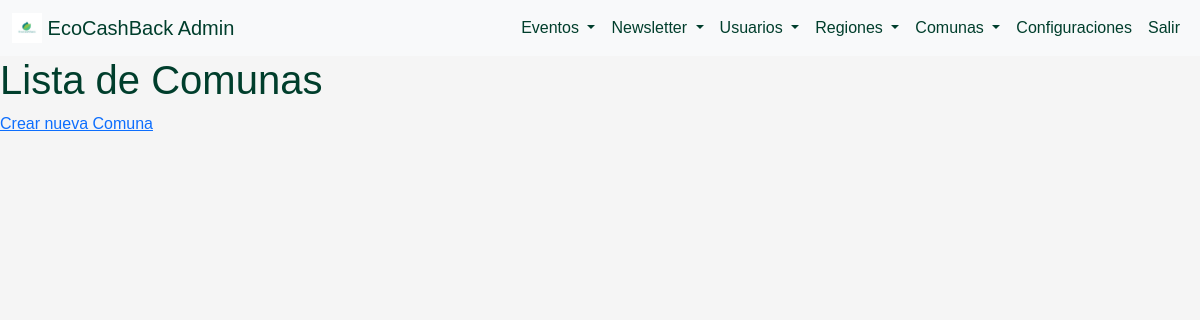
/administracion/comunas/, run on an earlier commit of the app's database.
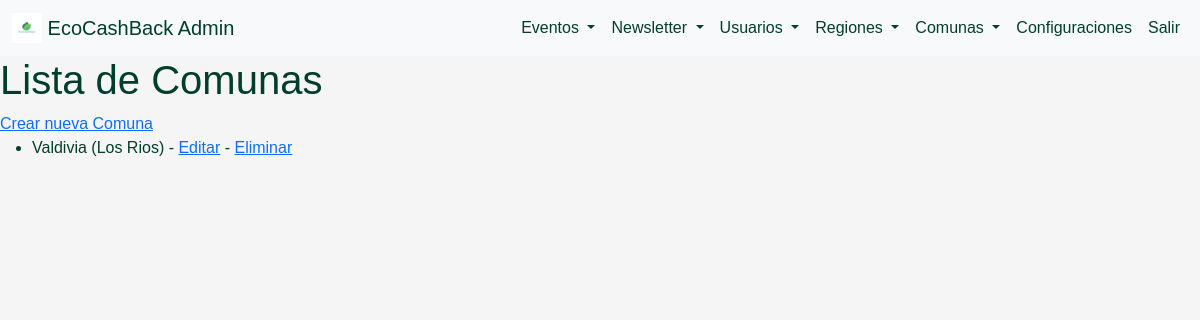
And on a later commit of the database.
### administracion/models.py (models this page shows, shortened)
class Comuna(models.Model):
    comuna_id = models.AutoField(primary_key=True)
    nombre = models.CharField(max_length=100)
    region = models.ForeignKey('Region', on_delete=models.CASCADE)

class Region(models.Model):
    region_id = models.AutoField(primary_key=True)
    nombre = models.CharField(max_length=100)

### administracion/views.py (the view)
# urls.py: path('comunas/', comuna_list, name='comuna_list'),
def comuna_list(request):
    comunas = Comuna.objects.all()
    return render(request, 'administracion/ubicacion/comuna_list.html', {'comunas': comunas})

### administracion/templates/administracion/ubicacion/comuna_list.html (shortened to what this page needs)
{% load static %}
<!DOCTYPE html>
<html>
<head>
    <link rel="stylesheet" href="https://cdn.jsdelivr.net/npm/bootstrap@5.3.3/dist/css/bootstrap.min.css">
    <link rel="stylesheet" href="{% static 'css/admin_styles.css' %}">
</head>
<body>
    <nav class="navbar navbar-expand-lg navbar-light bg-light">
        <div class="container-fluid">
            <a class="navbar-brand" href="{% url 'admin_dashboard' %}">
                <img src="{% static 'img/logo-ecocashback.jpeg' %}" alt="Logo-EcoCashBack" width="30" height="30" class="d-inline-block align-top">
                EcoCashBack Admin
            </a>
            <div class="collapse navbar-collapse" id="navbarNav">
                <ul class="navbar-nav ms-auto">
                    <li class="nav-item dropdown">
                        <a class="nav-link dropdown-toggle" href="#" id="eventosDropdown" role="button" data-bs-toggle="dropdown" aria-expanded="false">
                            Eventos
                        </a>
                    </li>
                    <li class="nav-item dropdown">
                        <a class="nav-link dropdown-toggle" href="#" id="newsletterDropdown" role="button" data-bs-toggle="dropdown" aria-expanded="false">
                            Newsletter
                        </a>
                    </li>
                    <li class="nav-item dropdown">
                        <a class="nav-link dropdown-toggle" href="#" id="usuariosDropdown" role="button" data-bs-toggle="dropdown" aria-expanded="false">
                            Usuarios
                        </a>
                    </li>
                    <li class="nav-item dropdown">
                        <a class="nav-link dropdown-toggle" href="#" id="regionesDropdown" role="button" data-bs-toggle="dropdown" aria-expanded="false">
                            Regiones
                        </a>
                    </li>
                    <li class="nav-item dropdown">
                        <a class="nav-link dropdown-toggle" href="#" id="comunasDropdown" role="button" data-bs-toggle="dropdown" aria-expanded="false">
                            Comunas
                        </a>
                    </li>
                    <li class="nav-item">
                        <a class="nav-link" href="#">Configuraciones</a>
                    </li>
                    <li class="nav-item">
                        <a class="nav-link" href="#">Salir</a>
                    </li>
                </ul>
            </div>
        </div>
    </nav>
    <h1>Lista de Comunas</h1>
    <a href="{% url 'comuna_create' %}">Crear nueva Comuna</a>
    <ul>
        {% for comuna in comunas %}
            <li>{{ comuna.nombre }} ({{ comuna.region.nombre }}) - <a href="{% url 'comuna_update' comuna.pk %}">Editar</a> - <a href="{% url 'comuna_delete' comuna.pk %}">Eliminar</a></li>
        {% endfor %}
    </ul>
</body>
</html>

### administracion/static/css/admin_styles.css (style rules this page uses)
:root { --verde: #003E2C; --crema: #faf4f1; --gris: #f5f5f5; --azul: #33628c; }
body { font-family: Arial, sans-serif; background-color: var(--gris); color: var(--verde); margin: 0; padding: 0; }
.navbar { background-color: var(--azul); }
.navbar-brand, .navbar-nav .nav-link { color: var(--verde) !important; }

What changed in the data, as far as the page shows it:
added Comuna: nombre "Valdivia", region.nombre "Los Rios"
